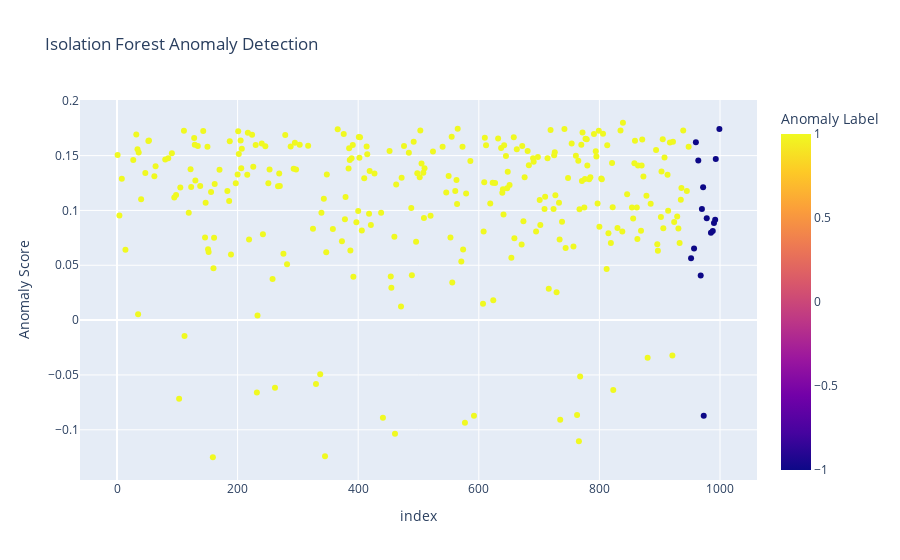

The notebook cell this image was saved under:
### Markdown cell above
## 결과 시각화

### Code cell
import plotly.express as px

fig_iforest = px.scatter(
    X_test,
    x=X_test.index,
    y='iForest',
    color='True_Label',
    title="Isolation Forest Anomaly Detection",
    labels={'True_Label': 'Anomaly Label', 'iForest': 'Anomaly Score'},
    color_discrete_map={1: 'blue', -1: 'red'},
    hover_data=['iForest']
)
fig_iforest.show()

### Figure 1 — Plotly figure (JSON) as saved in the notebook; plotly's stock layout.template omitted (floating-point values rounded to 4 significant figures; data arrays with more than 128 entries replaced by an {"elided": "..."} marker saying what was removed)
{"data": [{"hovertemplate": "index=%{x}<br>Anomaly Score=%{y}<br>Anomaly Label=%{marker.color}<extra></extra>", "legendgroup": "", "marker": {"color": {"elided": "300 int values"}, "coloraxis": "coloraxis", "symbol": "circle"}, "mode": "markers", "name": "", "orientation": "v", "showlegend": false, "type": "scatter", "x": {"elided": "300 int values"}, "xaxis": "x", "y": {"elided": "300 float values"}, "yaxis": "y"}], "layout": {"autosize": true, "coloraxis": {"colorbar": {"title": {"text": "Anomaly Label"}}, "colorscale": [[0, "#0d0887"], [0.1111, "#46039f"], [0.2222, "#7201a8"], [0.3333, "#9c179e"], [0.4444, "#bd3786"], [0.5556, "#d8576b"], [0.6667, "#ed7953"], [0.7778, "#fb9f3a"], [0.8889, "#fdca26"], [1, "#f0f921"]]}, "legend": {"tracegroupgap": 0}, "title": {"text": "Isolation Forest Anomaly Detection"}, "xaxis": {"anchor": "y", "autorange": true, "domain": [0, 1], "range": [-58.74, 1059.0], "title": {"text": "index"}, "type": "linear"}, "yaxis": {"anchor": "x", "autorange": true, "domain": [0, 1], "range": [-0.1502, 0.2051], "title": {"text": "Anomaly Score"}, "type": "linear"}}}
